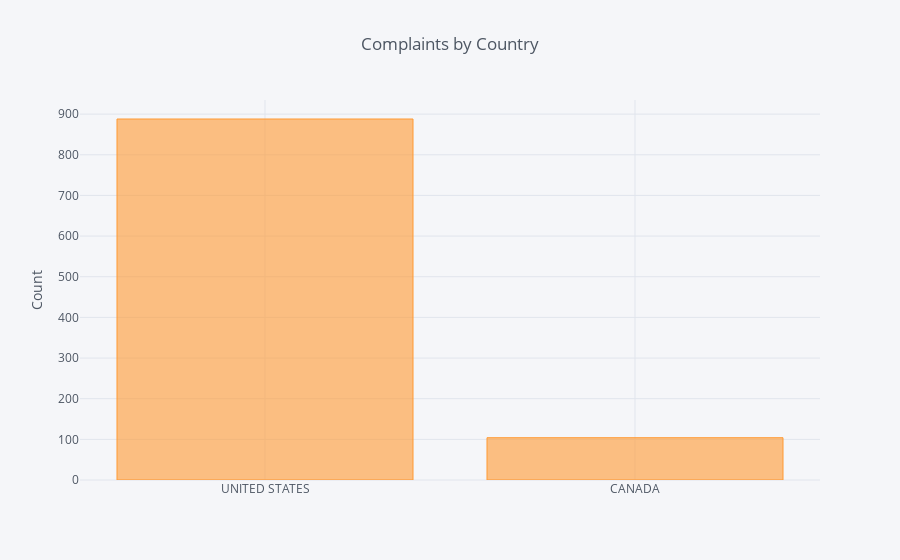

Notebook source saved alongside this figure:
### Code cell
series.iplot(kind='bar', yTitle='Count', title='Complaints by Country')

### Figure 1 — Plotly figure (JSON) as saved in the notebook; plotly's stock layout.template omitted (floating-point values rounded to 4 significant figures)
{"data": [{"marker": {"color": "rgba(255, 153, 51, 0.6)", "line": {"color": "rgba(255, 153, 51, 1.0)", "width": 1}}, "name": "Case Country", "orientation": "v", "text": "", "type": "bar", "x": ["UNITED STATES", "CANADA"], "y": [888, 104]}], "layout": {"legend": {"bgcolor": "#F5F6F9", "font": {"color": "#4D5663"}}, "paper_bgcolor": "#F5F6F9", "plot_bgcolor": "#F5F6F9", "title": "Complaints by Country", "titlefont": {"color": "#4D5663"}, "xaxis1": {"gridcolor": "#E1E5ED", "showgrid": true, "tickfont": {"color": "#4D5663"}, "title": "", "titlefont": {"color": "#4D5663"}, "zerolinecolor": "#E1E5ED"}, "yaxis1": {"gridcolor": "#E1E5ED", "showgrid": true, "tickfont": {"color": "#4D5663"}, "title": "Count", "titlefont": {"color": "#4D5663"}, "zerolinecolor": "#E1E5ED"}}}
